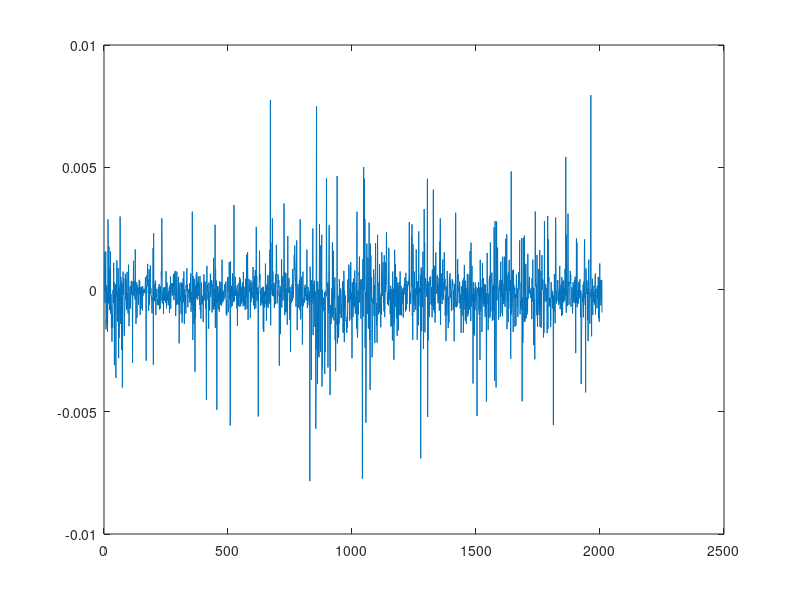

MATLAB code for this plot: (Note: this script raises an error after producing the figure.)
%% Computer Exercise 1
load compEx1data.mat

%% Normalize image points
x1 = x{1};
m1 = mean(x1, 2);
s1 = std(x1,0,2);
x2 = x{2};
m2 = mean(x2, 2);
s2 = std(x2,0,2);

% Normalization
N1 = [1./s1(1) 0 -1./s1(1)*m1(1); 0 1./s1(2) -1./s1(2)*m1(2); 0 0 1];
N2 = [1./s2(1) 0 -1./s2(1)*m2(1); 0 1./s2(2) -1./s2(2)*m2(2); 0 0 1];
% Without normalization
% N1 = eye(3);
% N2 = eye(3);

x1norm = N1*x1;
x2norm = N2*x2;

%% Eight point algorithm
[dim, rows] = size(x1norm);

M=[];
for row=1:rows
    xx = x2norm(:, row)*x1norm(:, row)';
    M(row,:) = xx(:)';
end

% SVD
[U,S,V] = svd(M);
Fcol = V(:,end);

eigenvalues = diag(S.'*S);
min(eigenvalues)
norm(M*Fcol)

Fn = reshape(Fcol, [3  3]);
det(Fn) % == 9.31e-05 

% Verification
% x2norm(:,1).' * Fn * x1norm(:,1) % == 0.1309 
% x2norm(:,2).' * Fn * x1norm(:,2) % == 0.4627
% x2norm(:,3).' * Fn * x1norm(:,3) % == 0.2370

% Verification by plot
plot(diag(x2norm.' * Fn * x1norm));

%% Minimize det(Fn)
[U,S,V] = svd(Fn);
S(end,end) = 0;
Fnmin = U*S*V.';
plot(diag(x2norm.' * Fnmin * x1norm));
det(Fnmin) % == 1.13e-18

%% Un-normalized F
F = N2.' * Fnmin * N1;
F = F./F(end,end);

% epipolar lines
l = F*x1;
l = l./sqrt(repmat(l(1 ,:).^2 + l(2 ,:).^2 ,[3 1]));

%% Plot 20 random points in image 2 with epipolar lines
ind = randperm(length(x2),20);
points = x2(:, ind);
lines = l(:, ind);
im2 = imread('kronan2.JPG');
imagesc(im2)
hold on
plot(points(1, :), points(2, :),'b.', 'Markersize', 20)
rital(lines,'r-')

%% Calculate mean distance and plot histogram
dists = abs(sum(l.*x2));
histogram(dists ,100);
mu = mean(dists);

%% Save F for Computer Exercise 2 and 3
save('F.mat', 'F');

